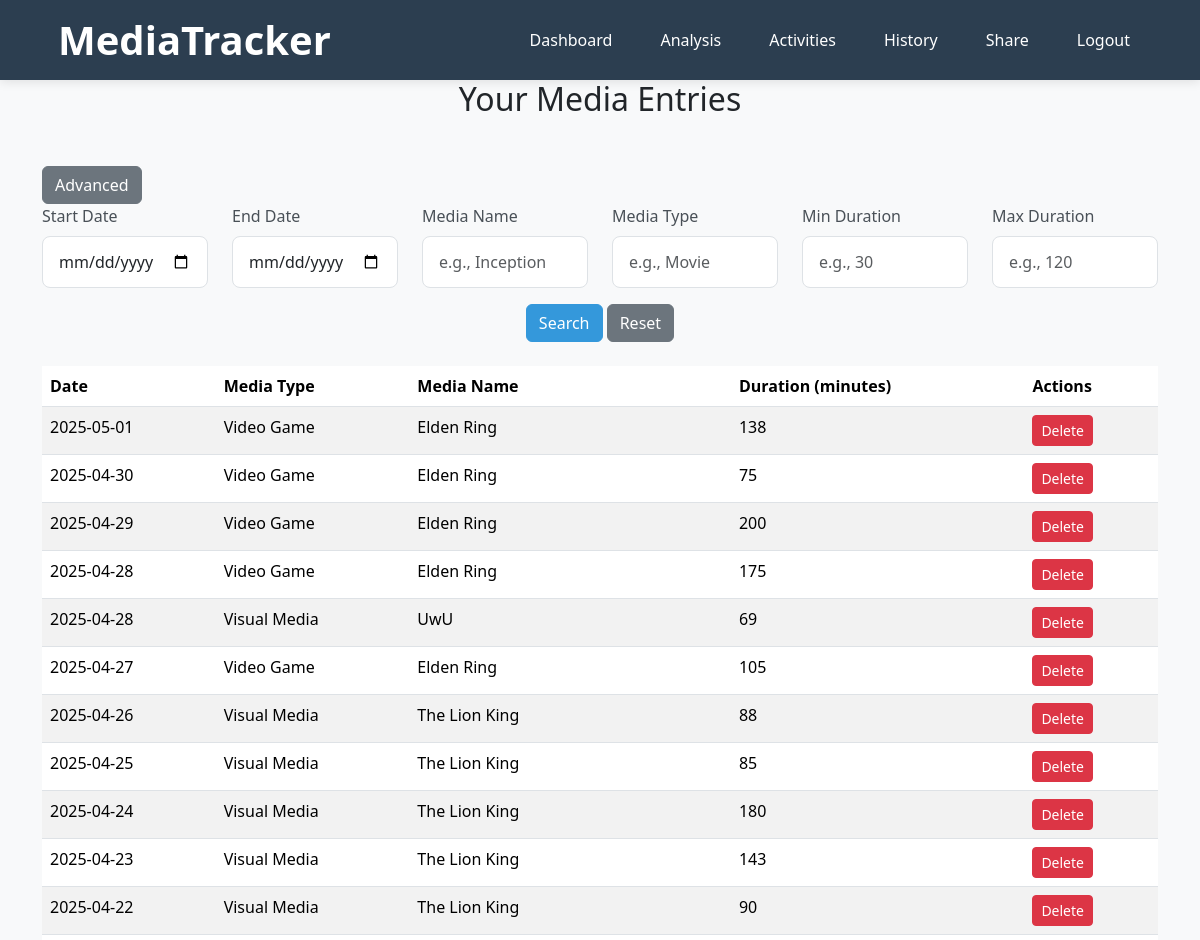
The page /viewdata (signed in, upper part) on the database as committed earlier.
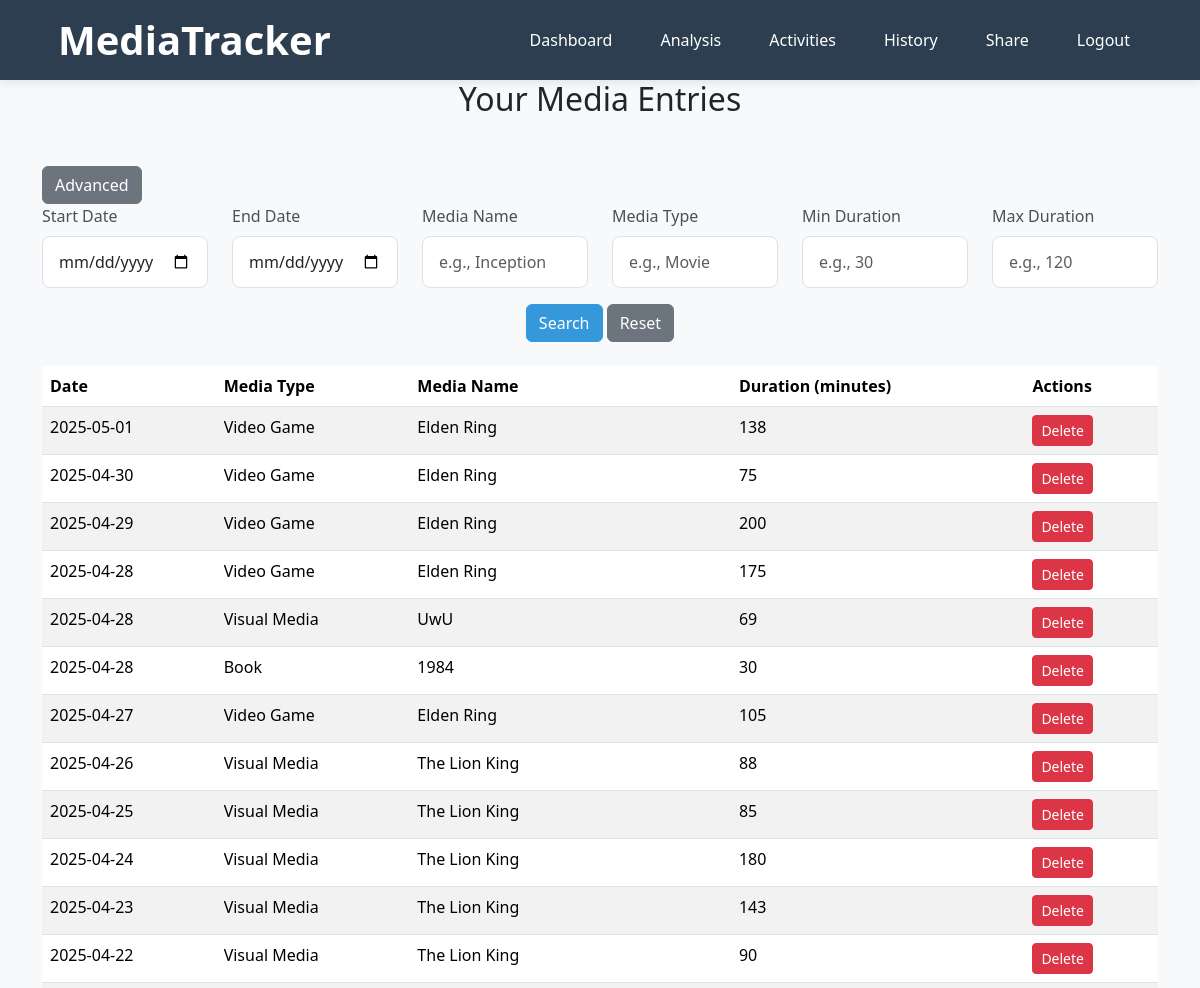
The same page on the database as committed later.
### app/models.py (models this page shows)
class Entries(db.Model):
    __tablename__ = 'Entries'
    id = db.Column(db.Integer, primary_key=True)
    activity_id = db.Column(db.Integer, db.ForeignKey('Activities.id'), nullable=True)
    date = db.Column(db.Date, nullable=False)
    duration = db.Column(db.Integer, nullable=False)
    comment = db.Column(db.Text, nullable=True)

class Activities(db.Model):
    __tablename__ = 'Activities'
    id = db.Column(db.Integer, primary_key=True)
    username = db.Column(db.String(80), db.ForeignKey('Users.username'), nullable=False)
    media_type = db.Column(db.String(50), nullable=False)
    media_name = db.Column(db.String(120), nullable=False)
    status = db.Column(db.String(20), nullable=False, default='ongoing')
    start_date = db.Column(db.Date, nullable=True)
    end_date = db.Column(db.Date, nullable=True)
    rating = db.Column(db.Float, nullable=True)
    comment = db.Column(db.Text, nullable=True)
    media_entries = db.relationship('Entries', backref='activity')

### app/routes.py (the view)
@app.route('/viewdata', methods=['GET'])
def viewdata():
    if 'username' not in session:
        flash('Please log in to view your data.', 'danger')
        return redirect(url_for('login'))
    username = session['username']
    entries = handle_viewdata(username, request)
    return render_template('viewdata.html', entries=entries)

### app/helpers/viewdata_handler.py (called while the page is built)
def handle_viewdata(username, request):
    filters = {
        'start_date': request.args.get('start_date'),
        'end_date': request.args.get('end_date'),
        'media_name': request.args.get('media_name'),
        'media_type': request.args.get('media_type'),
        'min_duration': request.args.get('min_duration'),
        'max_duration': request.args.get('max_duration')
    }
    entries = get_filtered_entries(username, filters)
    return entries

### app/templates/viewdata.html (shortened to what this page needs)
{% extends "base.html" %}
{% block content %}
<div class="container">
    <h2 class="text-center">Your Media Entries</h2>
    <div class="advanced-section mt-5">
        <button id="toggle-advanced" class="btn btn-secondary">Advanced</button>
    </div>
    <form action="{{ url_for('viewdata') }}" method="GET" class="mb-4">
        <div class="row">
            <div class="col-md-2">
                <label for="start_date" class="form-label">Start Date</label>
                <input type="date" id="start_date" name="start_date" class="form-control" value="{{ request.args.get('start_date', '') }}">
            </div>
            <div class="col-md-2">
                <label for="end_date" class="form-label">End Date</label>
                <input type="date" id="end_date" name="end_date" class="form-control" value="{{ request.args.get('end_date', '') }}">
            </div>
            <div class="col-md-2">
                <label for="media_name" class="form-label">Media Name</label>
                <input type="text" id="media_name" name="media_name" class="form-control" placeholder="e.g., Inception" value="{{ request.args.get('media_name', '') }}">
            </div>
            <div class="col-md-2">
                <label for="media_type" class="form-label">Media Type</label>
                <input type="text" id="media_type" name="media_type" class="form-control" placeholder="e.g., Movie" value="{{ request.args.get('media_type', '') }}">
            </div>
            <div class="col-md-2">
                <label for="min_duration" class="form-label">Min Duration</label>
                <input type="number" id="min_duration" name="min_duration" class="form-control" placeholder="e.g., 30" value="{{ request.args.get('min_duration', '') }}">
            </div>
            <div class="col-md-2">
                <label for="max_duration" class="form-label">Max Duration</label>
                <input type="number" id="max_duration" name="max_duration" class="form-control" placeholder="e.g., 120" value="{{ request.args.get('max_duration', '') }}">
            </div>
        </div>
        <div class="row mt-3">
            <div class="col-md-12 text-center">
                <button type="submit" class="btn btn-primary">Search</button>
                <a href="{{ url_for('viewdata') }}" class="btn btn-secondary">Reset</a>
            </div>
        </div>
    </form>
    <table class="table table-striped mt-4">
        <thead>
            <tr>
                <th>Date</th>
                <th>Media Type</th>
                <th>Media Name</th>
                <th>Duration (minutes)</th>
                <th>Actions</th>
            </tr>
        </thead>
        <tbody>
            {% for entry in entries %}
            <tr>
                <td>{{ entry.date }}</td>
                <td>{{ entry.activity.media_type }}</td>
                <td>{{ entry.activity.media_name }}</td>
                <td>{{ entry.duration }}</td>
                <td>
                    <a href="{{ url_for('delete_entry', entry_id=entry.id) }}" class="btn btn-danger btn-sm" onclick="return confirm('Are you sure you want to delete this entry?');">Delete</a>
                </td>
            </tr>
            {% endfor %}
        </tbody>
    </table>
</div>
{% endblock %}

Rows that differ between the two databases and show on the page:
added Entries: date "2025-04-28", activity.media_type "Book", activity.media_name "1984", duration "30"
